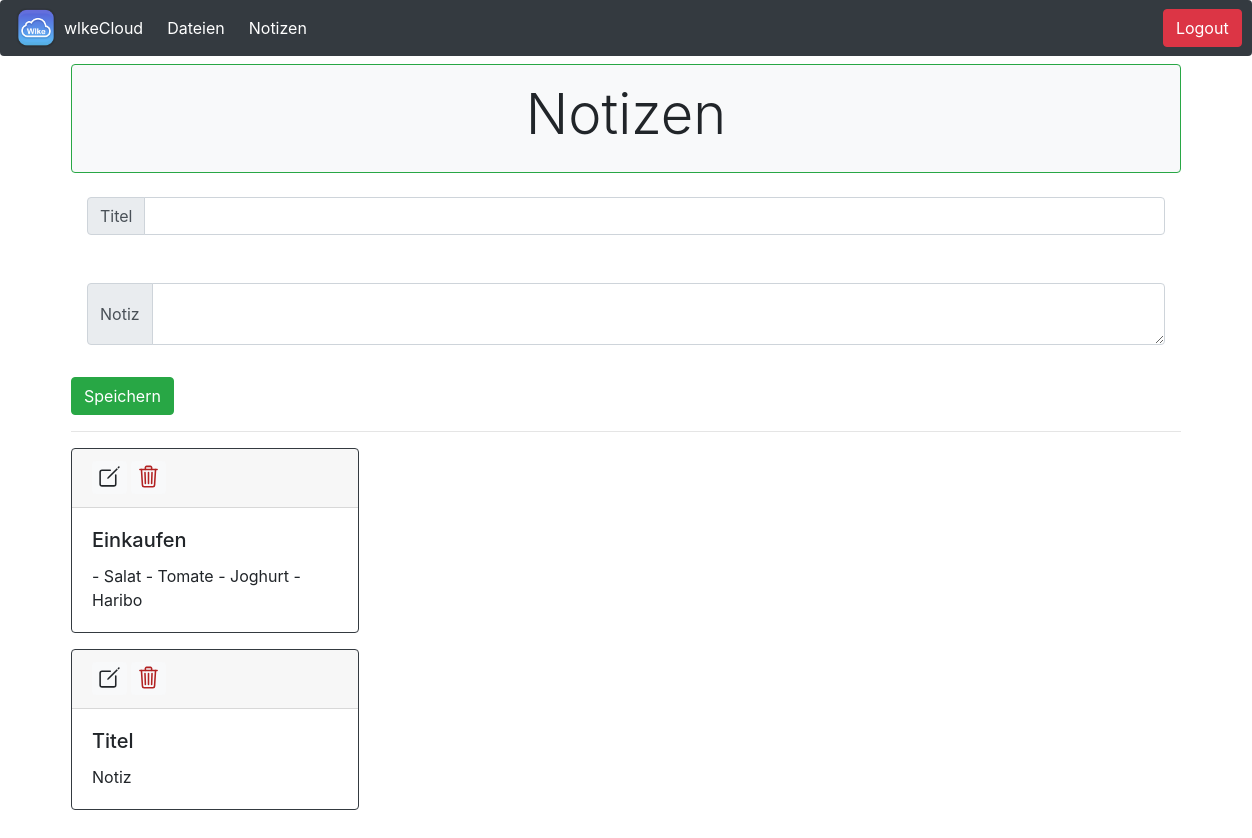
The app's page /notes/ (signed in), older data.
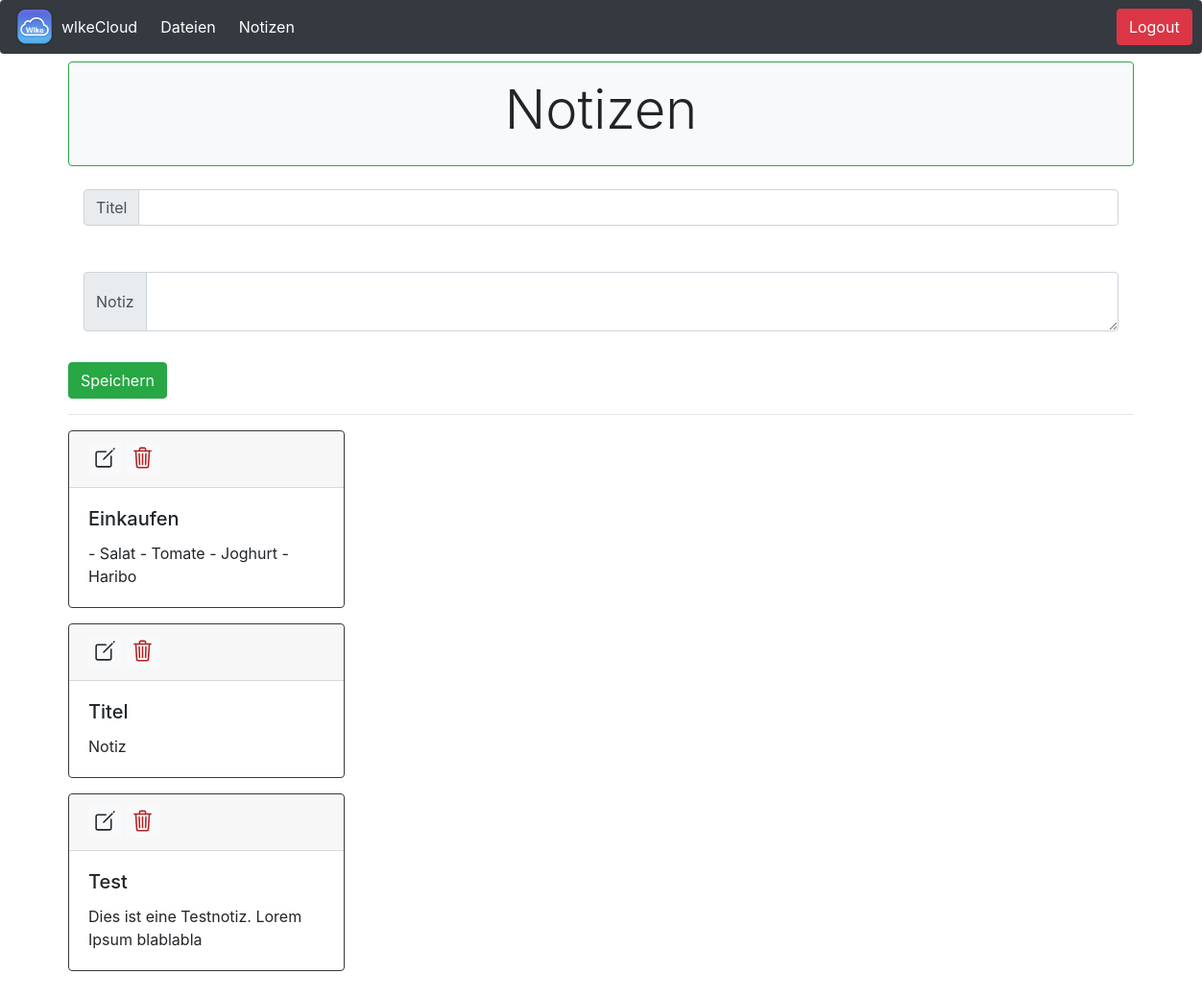
The same page, newer data.
### notes/models.py (models this page shows, shortened)
class Notiz(models.Model):
    benutzer = models.ForeignKey(
        User, on_delete=models.CASCADE, related_name="notiz", null=True)
    titel = models.CharField(max_length=200)
    body = models.TextField()
    class Meta:
        verbose_name_plural = 'Notizen'

### notes/views.py (the view, shortened to what this page needs)
# urls.py: path('', views.index, name="index"),
def index(request):
    return render(request, 'notes/notes_index.html')

### templates/notes/notes_index.html (shortened to what this page needs)
{% extends 'base_storage.html' %} {% block titel %}Notizen{% endblock %}
{% block content %}
<div class="border border-success rounded p-3 mx-auto m-2 bg-light">
  <h1 class="display-4 text-center">Notizen</h1>
</div>
<form method="POST" name="note">
  <div class="input-group input-groupm mb-3 p-3">
    <div class="input-group-prepend">
      <span class="input-group-text" id="inputGroup-sizing-sm">Titel</span>
    </div>
    <input type="text" class="form-control" name="note-title">
  </div>
  <div class="input-group mb-3 p-3">
    <div class="input-group-prepend">
      <span class="input-group-text" id="inputGroup-sizing-default">Notiz</span>
    </div>
    <textarea class="form-control" type="text" name="note-body">  </textarea>
  </div>
  <button class="btn btn-success" type="submit">Speichern</button>
</form>
<hr>
{% for notiz in user.notiz.all %}
<div class="card border-dark mb-3" style="max-width: 18rem;">
  <div class="card-header">
    <a href="#" class="badge badge-light"><ion-icon name="create-outline" style="font-size: 25px;"></ion-icon></a>
    <a href="#" class="badge badge-light"><ion-icon name="trash-outline" style="font-size: 25px; color:firebrick;"></ion-icon></a>
  </div>
  <div class="card-body">
    <h5 class="card-title">{{ notiz.titel }}</h5>
    <p class="card-text">{{ notiz.body }}</p>
  </div>
</div>
{% endfor %}
{% endblock %}

Row changes from the older to the newer data that the page shows:
added Notiz: titel "Test", body "Dies ist eine Testnotiz. Lorem Ipsum blablabla"
